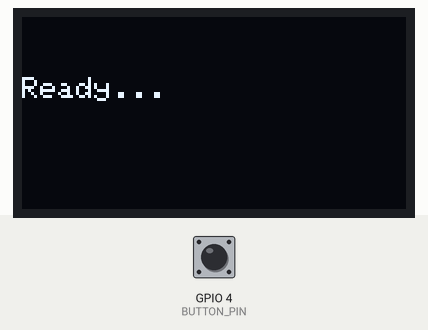
Bench run of a sketch on a simulated ESP32. Shown: 128×64 one-colour display. The test bench sets the inputs (shaded band); at power-on: GPIO 4 (BUTTON_PIN) HIGH. I2S audio is not simulated (input reads silence); what the sketch prints to the serial monitor is not drawn.

Above: at 1.2 s.
1.3 s: GPIO 4 (BUTTON_PIN) pulled LOW for 0.15 s
At 2.8 s:
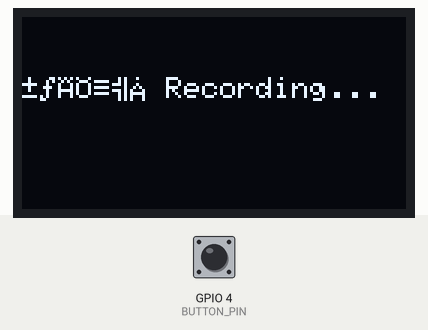
Timing chart, 0 to 2.1 s (numbered marks = the images above; inputs shaded):
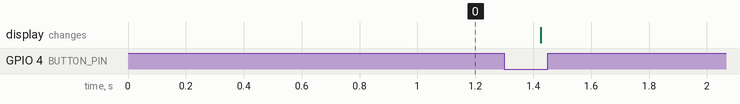

The sketch:

REALTest1.ino
```cpp
#include <Wire.h>
#include <Adafruit_GFX.h>
#include <Adafruit_SSD1306.h>
#include "driver/i2s.h"

#define SCREEN_WIDTH 128
#define SCREEN_HEIGHT 64
#define OLED_RESET    -1
Adafruit_SSD1306 display(SCREEN_WIDTH, SCREEN_HEIGHT, &Wire, OLED_RESET);

// OLED I2C: SDA=21, SCL=22
#define BUTTON_PIN 4

// Speaker I2S (MAX98357A)
#define I2S_SPEAKER_BCLK 26
#define I2S_SPEAKER_WS   25
#define I2S_SPEAKER_DOUT 23

// Mic I2S (INMP441)
#define I2S_MIC_BCLK  27
#define I2S_MIC_WS    33
#define I2S_MIC_DIN   32

#define RECORD_TIME_MS 3000  // 3 seconds
#define SAMPLE_RATE    16000

const int buffer_size = SAMPLE_RATE * RECORD_TIME_MS / 1000;
int16_t *recording_buffer = new int16_t[buffer_size];

// OLED display helper
void showMessage(const char* msg) {
  display.clearDisplay();
  display.setCursor(0, 20);
  display.setTextSize(1);
  display.println(msg);
  display.display();
}

// I2S MIC (Receiver)
void setupMic() {
  i2s_config_t mic_config = {
    .mode = (i2s_mode_t)(I2S_MODE_MASTER | I2S_MODE_RX),
    .sample_rate = SAMPLE_RATE,
    .bits_per_sample = I2S_BITS_PER_SAMPLE_16BIT,
    .channel_format = I2S_CHANNEL_FMT_ONLY_LEFT,
    .communication_format = I2S_COMM_FORMAT_I2S,
    .intr_alloc_flags = 0,
    .dma_buf_count = 8,
    .dma_buf_len = 1024,
    .use_apll = false,
    .tx_desc_auto_clear = false,
    .fixed_mclk = 0
  };

  i2s_pin_config_t mic_pins = {
    .bck_io_num = I2S_MIC_BCLK,
    .ws_io_num = I2S_MIC_WS,
    .data_out_num = I2S_PIN_NO_CHANGE,
    .data_in_num = I2S_MIC_DIN
  };

  i2s_driver_install(I2S_NUM_0, &mic_config, 0, NULL);
  i2s_set_pin(I2S_NUM_0, &mic_pins);
}

// I2S SPEAKER (Transmitter)
void setupSpeaker() {
  i2s_config_t speaker_config = {
    .mode = (i2s_mode_t)(I2S_MODE_MASTER | I2S_MODE_TX),
    .sample_rate = SAMPLE_RATE,
    .bits_per_sample = I2S_BITS_PER_SAMPLE_16BIT,
    .channel_format = I2S_CHANNEL_FMT_RIGHT_LEFT,
    .communication_format = I2S_COMM_FORMAT_I2S,
    .intr_alloc_flags = 0,
    .dma_buf_count = 8,
    .dma_buf_len = 64,
    .use_apll = false,
    .tx_desc_auto_clear = true,
    .fixed_mclk = 0
  };

  i2s_pin_config_t speaker_pins = {
    .bck_io_num = I2S_SPEAKER_BCLK,
    .ws_io_num = I2S_SPEAKER_WS,
    .data_out_num = I2S_SPEAKER_DOUT,
    .data_in_num = I2S_PIN_NO_CHANGE
  };

  i2s_driver_install(I2S_NUM_1, &speaker_config, 0, NULL);
  i2s_set_pin(I2S_NUM_1, &speaker_pins);
  i2s_zero_dma_buffer(I2S_NUM_1);
}

// Modified: Record from microphone and print values to Serial Monitor
void recordAudio() {
  size_t bytes_read;
  showMessage("🎙️ Recording...");

  for (int i = 0; i < buffer_size; i++) {
    i2s_read(I2S_NUM_0, &recording_buffer[i], sizeof(int16_t), &bytes_read, portMAX_DELAY);

    // Print every 100th sample to reduce Serial Monitor spam

      Serial.println(recording_buffer[i]);

  }

  showMessage("✅ Recording done");
}

// Play to speaker
void playAudio() {
  size_t bytes_written;
  showMessage("🔊 Playing...");

  for (int i = 0; i < buffer_size; i++) {
    int16_t sample = recording_buffer[i];
    i2s_write(I2S_NUM_1, &sample, sizeof(int16_t), &bytes_written, portMAX_DELAY);
  }

  showMessage("✅ Playback done");
}

void setup() {
  Serial.begin(115200);

  pinMode(BUTTON_PIN, INPUT_PULLUP);

  display.begin(SSD1306_SWITCHCAPVCC, 0x3C);
  display.clearDisplay();
  display.setTextColor(SSD1306_WHITE);
  display.setTextSize(1);
  display.setCursor(0, 20);
  display.println("Ready...");
  display.display();

  setupMic();
  setupSpeaker();
}

void loop() {
  if (digitalRead(BUTTON_PIN) == LOW) {
    delay(100); // debounce
    recordAudio();
    delay(500);
    playAudio();
    delay(1000);
  }
}
```
